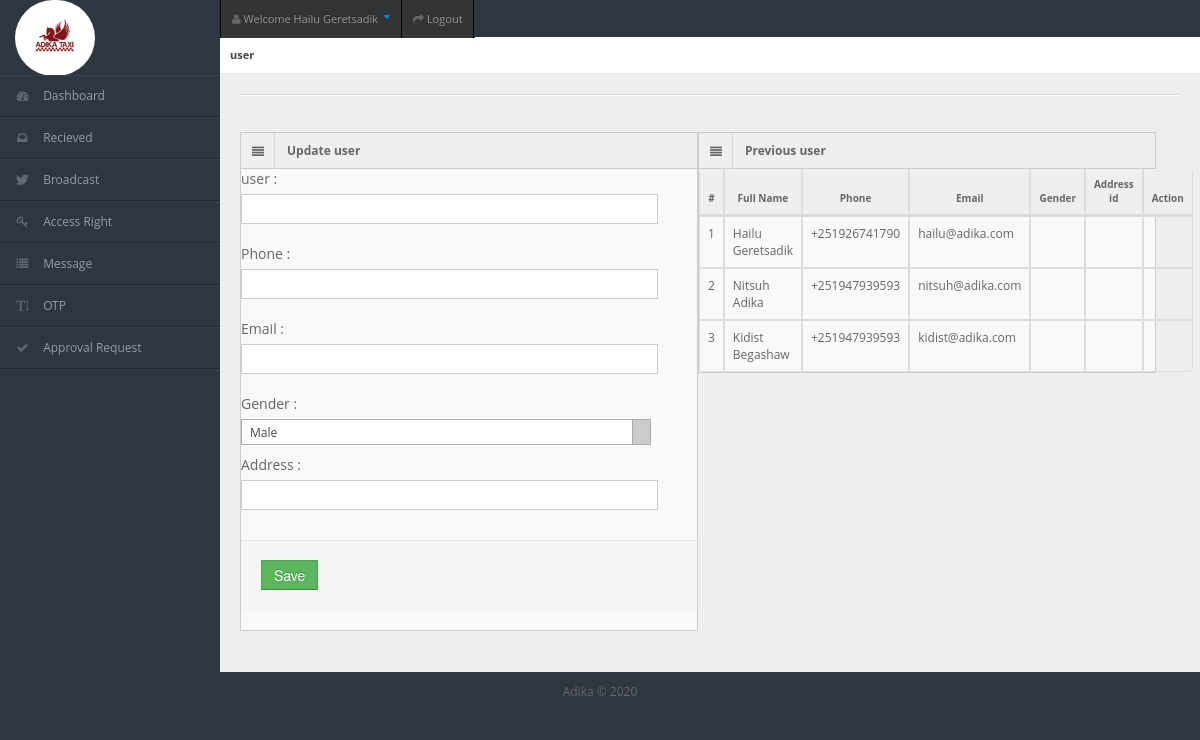
The app's page /edit_user.php (signed in) with its own data.
### tables this page shows
CREATE TABLE `smsadminuser` (
  `id` int(11) NOT NULL,
  `full_name` varchar(255) NOT NULL,
  `phone` varchar(255) NOT NULL,
  `email` varchar(255) NOT NULL,
  `password` text NOT NULL
);

### DBConfigration.php (called while the page is built, shortened)
<?php
class DBConfigration
{
	private $host = 'localhost';
	private $username = 'root';
	private $password = '';
	private $database = 'sms';
	protected $connection;
	public function __construct()
	{
		if (!isset($this->connection)) {
			$this->connection = new mysqli($this->host, $this->username, $this->password, $this->database);
		}
		return $this->connection;
	}
}
?>

### follow.php (called while the page is built, shortened)
<?php
require_once 'DBConfigration.php';
class Follow extends DBConfigration
{
	public function getData($query)
	{
		$result = $this->connection->query($query);
		$rows = array();
		while ($row = $result->fetch_assoc()) {
			$rows[] = $row;
		}
		return $rows;
	}
} ?>

### edit_user.php (the view, shortened to what this page needs)
<div id="content">
    <div id="content-header">
      <div id="breadcrumb">
      <a href="user.php" class="current">user</a> </div>
    </div>
    <div class="container-fluid">
      <hr>
      <?php
                    require_once 'follow.php';
                    $csm = new Follow();
                    $id = isset($_GET['id']) ? $_GET['id'] : 0;
         $res = $csm->getData("SELECT * FROM smsadminuser WHERE id=$id");
            $full_name=$res[0]['full_name'];
            $phone=$res[0]['phone'];
            $email=$res[0]['email'];
            $address=$res[0]['address'];
            ?>
 <div class="row-fluid">
<div class="span6">
        <div class="widget-box">
          <div class="widget-title"> <span class="icon"> <i class="icon-align-justify"></i> </span>
            <h5>Update user</h5>
          </div>
          <div class="widget-content nopadding">
            <form action="update_user.php?id=<?php echo $id;?>" method="POST" name="update" class="form"  class="form-horizontal">
              <div class="control-group">
                <label class="control-label">user :</label>
                <div class="controls">
                <input type="text" class="span11" name="full_name" value="<?php echo $full_name;?>" />
                </div>
              </div>
              <div class="control-group">
                <label class="control-label">Phone :</label>
                <div class="controls">
                <input type="text" class="span11" name="phone" value="<?php echo $phone;?>" />
                </div>
              </div>
              <div class="control-group">
                <label class="control-label">Email :</label>
                <div class="controls">
                <input type="text" class="span11" name="email" value="<?php echo $email;?>" />
                </div>
              </div>
              <div class="control-group">
                <label class="control-label">Gender :</label>
                <div class="controls">
              </div>
              </div>
              <div class="control-group">
                <label class="control-label">Address :</label>
                <div class="controls">
              <input type="text" class="span11" name="address" value="<?php echo $address;?>" />
                </div>
              </div>
              <div class="form-actions">
                <button type="submit" class="btn btn-success" name="save">Save</button>
              </div>
            </form>
          </div>
        </div>
        </div>
        <div class="row-fluid">
        <div class="span6">
          <div class="widget-box">
        <div class="widget-title"> <span class="icon"> <i class="icon-align-justify"></i> </span>
          <h5>Previous user</h5>
        </div>
        <div class="widget-content nopadding">
        <table class="table table-bordered data-table">
              <thead>
                <tr>
                  <th>#</th>
                  <th>Full Name</th>
                  <th>Phone</th>
                  <th>Email </th>
                  <th>Gender</th>
                  <th>Address id</th>
                  <th>Action</th>
                </tr>
              </thead>
               <tbody>
               <?php
                $counter = 1;
                $result = $csm->getData("SELECT * FROM smsadminuser;");
                foreach ($result as $res) {
                    echo " <tr>
                          <td>" . $counter . "</td>
                          <td>" . $res['full_name'] . "</td>
                          <td>" . $res['phone'] . "</td>
                          <td>" . $res['email'] . "</td>
                          <td>" . $res['gender'] . "</td>
                          <td>" . $res['address'] . "</td>
                        <td >
                        <div class=\"pull-right a\"> <a class=\"tip-bottom\" href='edit_user.php?id=" . $res['id'] . "' title=\"Edit\"><i class=\"icon-pencil btn btn-primary\"></i></a>
                         <a class=\"tip-bottom\"  onClick=\"return confirm('Are you sure to delete this csm?')\" href='delete_user.php?id=" . $res['id'] . "' title=\"Delete\"><i class=\"icon-remove-sign btn btn-danger\"></i></a> </div>
                         </td>
                        </tr>";
                    $counter++;
                }
                ?> </tbody>
                </table>
         </div>
          </div>
          </div>
          </div>
          </div>
        </div>
      </div>

### css/matrix-style.css (style rules this page uses)
* { outline:none !important; -moz-outline: none !important; }
html, body { height:100% }
body { overflow-x: hidden; margin-top: -10px; font-family: 'Open Sans', sans-serif; font-size:12px; color:#666; }
a { color:#666; }
select, textarea, input[type="text"], input[type="password"], input[type="datetime"], input[type="datetime-local"], input[type="date"], input[type="month"], input[type="time"], input[type="week"], input[type="number"], input[type="email"], input[type="url"], input[type="search"], input[type="tel"], input[type="color"], .uneditable-input, .label, .dropdown-menu, .btn, .well, .progress, .table-bordered, .btn-group > .btn:first-child, .btn-group > .btn:last-child, .btn-group > .btn:last-child, .btn-group > .dropdown-toggle, .alert { border-radius:0px; }
.btn, textarea, input[type="text"], input[type="password"], input[type="datetime"], input[type="datetime-local"], input[type="date"], input[type="month"], input[type="time"], input[type="week"], input[type="number"], input[type="email"], input[type="url"], input[type="search"], input[type="tel"], input[type="color"], .uneditable-input { box-shadow:none; }
.progress, .progress-success .bar, .progress .bar-success, .progress-warning .bar, .progress .bar-warning, .progress-danger .bar, .progress .bar-danger, .progress-info .bar, .progress .bar-info, .btn, .btn-primary { background-image:none; }
#footer { padding:10px; text-align:center; }
hr { border-top-color:#dadada; }
#user-nav { position: absolute; left: 220px; top:0px; z-index: 20; margin: 0; }
#user-nav > ul { margin: 0; padding: 0; list-style: none; border-right: 1px solid #2e363f;border-left: 1px solid #000; }
#user-nav > ul > li { float: left; list-style-type: none; margin: 0; position: relative; padding: 0; border-left: 1px solid #2e363f; border-right: 1px solid #000; }
#user-nav > ul > li > a { padding:9px 10px; display: block; font-size: 11px; }
#user-nav > ul > li > a > i, #sidebar li a i { opacity: .5; margin-top: 2px; }
#sidebar { display: block; float: left; position: relative; width: 220px; z-index: 16; }
#sidebar > ul { list-style: none; margin: 0px 0 0; padding: 0; position: absolute; width: 220px; }
#sidebar > ul > li { display: block; position: relative; }
#sidebar > ul > li > a { padding: 10px 0 10px 15px; display: block; color: #939da8; }
#sidebar > ul > li > a > i { margin-right: 10px; }
#content { background: none repeat scroll 0 0 #eeeeee; margin-left: 220px; margin-right: 0; padding-bottom: 25px; position: relative; min-height:100%; width: auto; }
#content-header { position: abslute; width: 100%; margin-top: -38px; z-index: 20; }
#breadcrumb { background-color: #fff; border-bottom: 1px solid #e3ebed; }
#breadcrumb a { padding: 8px 20px 8px 10px; display: inline-block; background-image: url('../img/breadcrumb.png'); background-position: center right; background-repeat: no-repeat; font-size: 11px; color: #666666; }
#breadcrumb a:last-child { background-image:none; }
#breadcrumb a.current { font-weight: bold; color: #444444; }
.stat-boxes .peity_bar_good, .stat-boxes .peity_line_good, { color: #459D1C; }
.widget-box { background: none repeat scroll 0 0 #F9F9F9; border-left: 1px solid #CDCDCD; border-top: 1px solid #CDCDCD; border-right: 1px solid #CDCDCD; clear: both; margin-top: 16px; margin-bottom: 16px; position: relative; }
.widget-title, .modal-header, .table th, div.dataTables_wrapper .ui-widget-header { background:#efefef; border-bottom: 1px solid #CDCDCD; height: 36px; }
.widget-title span.icon { padding: 9px 10px 7px 11px; float: left; border-right:1px solid #dadada; }
.widget-title h5 { color: #666; float: left; font-size: 12px; font-weight: bold; padding: 12px; line-height: 12px; margin: 0; }
.widget-content { padding:15px; border-bottom: 1px solid #cdcdcd; }
.table th { height: auto; font-size: 10px; padding: 5px 10px 2px; border-bottom: 0; text-align: center; color: #666666; }
.nopadding { padding: 0 !important; }
.nopadding .table { margin-bottom: 0; }
.nopadding .table-bordered { border: 0; }
form { margin-bottom: 0; }

### css/matrix-media.css (style rules this page uses)
body { background:#2E363F; }
#sidebar > ul { border-bottom: 1px solid #37414b }
#sidebar > ul > li { border-top: 1px solid #37414b; border-bottom: 1px solid #1f262d; }

### records on screen
smsadminuser: full_name "Hailu Geretsadik", phone "+251926741790", email "hailu@adika.com"
smsadminuser: full_name "Nitsuh Adika", phone "+251947939593", email "nitsuh@adika.com"
smsadminuser: full_name "Kidist Begashaw", phone "+251947939593", email "kidist@adika.com"
